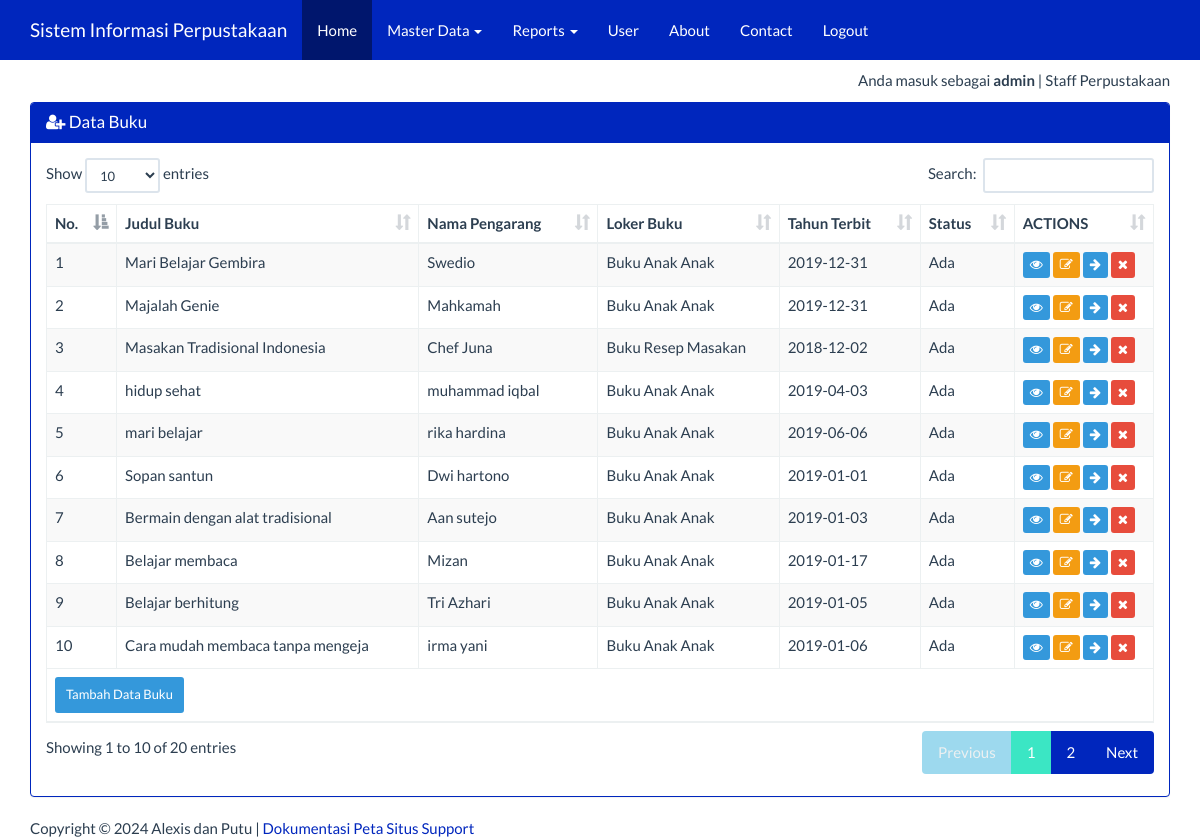
Page /index_admin.php?page=buku&actions=tampil (signed in) on the committed database.
### tables this page shows
CREATE TABLE IF NOT EXISTS `buku` (
  `id` int(5) NOT NULL AUTO_INCREMENT,
  `loker_buku` varchar(25) NOT NULL,
  `no_rak` int(5) NOT NULL,
  `no_laci` int(5) NOT NULL,
  `no_boks` int(5) NOT NULL,
  `judul_buku` varchar(100) NOT NULL,
  `nama_pengarang` varchar(100) NOT NULL,
  `tahun_terbit` date NOT NULL,
  `penerima` varchar(50) NOT NULL,
  `penerbit` varchar(50) NOT NULL,
  `status` varchar(25) NOT NULL,
  `keterangan` varchar(100) NOT NULL,
  PRIMARY KEY (`id`)
);

### views/buku_tampil.php (the view, shortened to what this page needs)
<div class="container">
    <div class="row">
        <div class="col-xs-12">
            <div class="panel panel-success">
                <div class="panel-heading">
                    <h3 class="panel-title"><span class="fa fa-user-plus"></span> Data Buku</h3>
                </div>
                <div class="panel-body">
                    <table id="deskripsi" class="table table-bordered table-striped table-hover">
                        <thead>
                            <tr>
                                <th>No.</th><th>Judul Buku</th><th>Nama Pengarang</th><th>Loker Buku</th><th>Tahun Terbit</th><th>Status</th><th>ACTIONS</th>
                            </tr>
                        </thead>
                        <tbody>
                            <?php
                            $sql = "SELECT * FROM buku";
                            $query = mysqli_query($koneksi, $sql) or die("SQL Anda Salah");
                            $nomor = 0;
                            while ($data = mysqli_fetch_array($query)) {
                                $nomor++;
                                ?>
                                <tr>
                                    <td><?= $nomor ?></td>
                                    <td><?= $data['judul_buku'] ?></td>
									<td><?= $data['nama_pengarang'] ?></td>
									<td><?= $data['loker_buku'] ?></td>
									<td><?= $data['tahun_terbit'] ?></td>
                                    <td><?= $data['status'] ?></td>
                                    <td>
                                        <a href="?page=buku&actions=detail&id=<?= $data['id'] ?>" class="btn btn-info btn-xs">
                                            <span class="fa fa-eye"></span>
                                        </a>
                                        <a href="?page=buku&actions=edit&id=<?= $data['id'] ?>" class="btn btn-warning btn-xs">
                                            <span class="fa fa-edit"></span>
                                        </a>
										<a href="?page=peminjaman&actions=tambah&judulbuku=<?= $data['judul_buku'] ?>" class="btn btn-info btn-xs">
											<span class="fa fa-arrow-right"></span>
										</a>
                                        <a href="?page=buku&actions=delete&id=<?= $data['id'] ?>" class="btn btn-danger btn-xs">
                                            <span class="fa fa-remove"></span>
                                        </a>
                                    </td>
                                </tr>
                            <?php } ?>
                        </tbody>
                        <tfoot>
                            <tr>
                                <td colspan="7">
                                    <a href="?page=buku&actions=tambah" class="btn btn-info btn-sm">
                                        Tambah Data Buku
                                    </a>
                                </td>
                            </tr>
                        </tfoot>
                    </table>
                </div>
            </div>
        </div>
    </div>
</div>

### index_admin.php (style rules this page uses)
body { margin-top:70px; }

### rows in the picture
buku: judul_buku "Mari Belajar Gembira", nama_pengarang "Swedio", loker_buku "Buku Anak Anak", tahun_terbit "2019-12-31", status "Ada"
buku: judul_buku "Majalah Genie", nama_pengarang "Mahkamah", loker_buku "Buku Anak Anak", tahun_terbit "2019-12-31", status "Ada"
buku: judul_buku "Masakan Tradisional Indonesia", nama_pengarang "Chef Juna", loker_buku "Buku Resep Masakan", tahun_terbit "2018-12-02", status "Ada"
buku: judul_buku "hidup sehat", nama_pengarang "muhammad iqbal", loker_buku "Buku Anak Anak", tahun_terbit "2019-04-03", status "Ada"
buku: judul_buku "mari belajar", nama_pengarang "rika hardina", loker_buku "Buku Anak Anak", tahun_terbit "2019-06-06", status "Ada"
buku: judul_buku "Sopan santun", nama_pengarang "Dwi hartono", loker_buku "Buku Anak Anak", tahun_terbit "2019-01-01", status "Ada"
buku: judul_buku "Bermain dengan alat tradisional", nama_pengarang "Aan sutejo", loker_buku "Buku Anak Anak", tahun_terbit "2019-01-03", status "Ada"
buku: judul_buku "Belajar membaca", nama_pengarang "Mizan", loker_buku "Buku Anak Anak", tahun_terbit "2019-01-17", status "Ada"
buku: judul_buku "Belajar berhitung", nama_pengarang "Tri Azhari", loker_buku "Buku Anak Anak", tahun_terbit "2019-01-05", status "Ada"
buku: judul_buku "Cara mudah membaca tanpa mengeja", nama_pengarang "irma yani", loker_buku "Buku Anak Anak", tahun_terbit "2019-01-06", status "Ada"

### other values in the picture
$_SESSION['username'] "admin"
$_SESSION['ket'] "Staff Perpustakaan"
